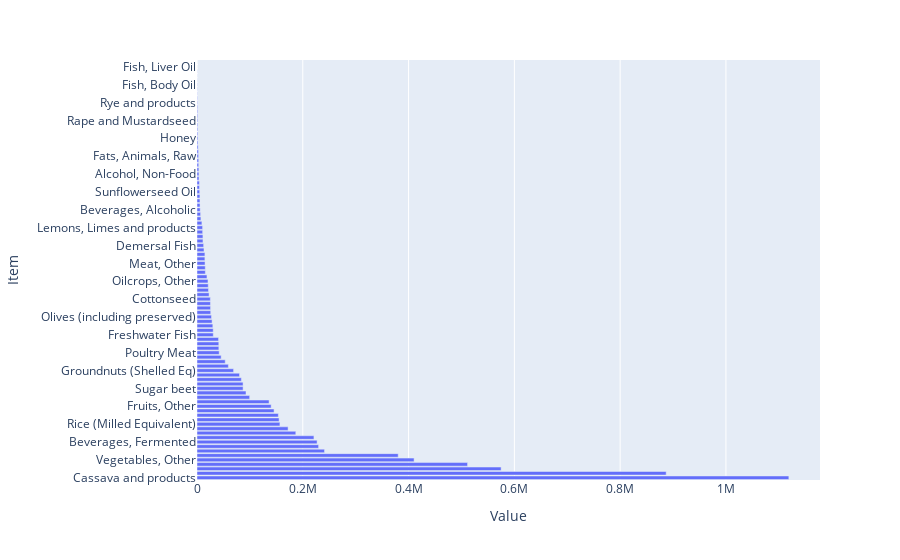

Write notebook code for a chart like this one.
### Code cell
px.bar(data_frame = item_class, x = 'Value', y = 'Item')

### Figure 1 — Plotly figure (JSON) as saved in the notebook; plotly's stock layout.template omitted (floating-point values rounded to 4 significant figures)
{"data": [{"alignmentgroup": "True", "hovertemplate": "Value=%{x}<br>Item=%{y}<extra></extra>", "legendgroup": "", "marker": {"color": "#636efa", "pattern": {"shape": ""}}, "name": "", "offsetgroup": "", "orientation": "h", "showlegend": false, "textposition": "auto", "type": "bar", "x": [1118948, 887008, 574948, 511523, 410403, 380380, 241080, 229875, 227037, 221092, 186775, 172192, 156775, 155193, 153785, 145694, 140167, 136266, 99546, 92630, 87130, 87097, 83898, 80401, 69166, 59315, 53367, 45655, 41944, 41291, 41211, 40762, 30754, 30627, 29919, 28507, 27372, 25944, 25645, 25452, 25222, 22847, 21706, 21255, 20761, 18831, 15759, 15597, 15200, 14942, 14929, 13237, 12547, 11294, 11219, 10665, 10560, 9291, 7384, 6787, 5982, 5738, 5589, 5503, 5076, 4671, 4500, 3727, 3652, 3516, 3198, 3182, 2979, 2793, 2092, 1744, 1611, 1502, 1378, 1378, 1329, 1287, 1286, 1108, 846, 686, 437, 413, 403, 249, 214, 199, 28, 13], "xaxis": "x", "y": ["Cassava and products", "Sugar cane", "Maize and products", "Yams", "Vegetables, Other", "Milk - Excluding Butter", "Sorghum and products", "Wheat and products", "Beverages, Fermented", "Potatoes and products", "Plantains", "Tomatoes and products", "Rice (Milled Equivalent)", "Millet and products", "Bananas", "Sweet potatoes", "Fruits, Other", "Roots, Other", "Sugar (Raw Equivalent)", "Beer", "Sugar beet", "Pulses, Other and products", "Oranges, Mandarines", "Onions", "Groundnuts (Shelled Eq)", "Barley and products", "Bovine Meat", "Citrus, Other", "Poultry Meat", "Cereals, Other", "Grapes and products (excl wine)", "Beans", "Freshwater Fish", "Pineapples and products", "Pelagic Fish", "Cocoa Beans and products", "Olives (including preserved)", "Dates", "Eggs", "Mutton & Goat Meat", "Cottonseed", "Nuts and products", "Apples and products", "Palm Oil", "Oilcrops, Other", "Coconuts - Incl Copra", "Palm kernels", "Sunflower seed", "Meat, Other", "Offals, Edible", "Soyabeans", "Sesame seed", "Demersal Fish", "Groundnut Oil", "Wine", "Pigmeat", "Lemons, Limes and products", "Coffee and products", "Grapefruit and products", "Palmkernel Oil", "Beverages, Alcoholic", "Oilcrops Oil, Other", "Tea (including mate)", "Pimento", "Sunflowerseed Oil", "Peas", "Marine Fish, Other", "Soyabean Oil", "Alcohol, Non-Food", "Olive Oil", "Spices, Other", "Cottonseed Oil", "Fats, Animals, Raw", "Butter, Ghee", "Oats", "Sweeteners, Other", "Honey", "Maize Germ Oil", "Aquatic Plants", "Crustaceans", "Rape and Mustardseed", "Sesameseed Oil", "Cephalopods", "Coconut Oil", "Rye and products", "Sugar non-centrifugal", "Rape and Mustard Oil", "Cream", "Fish, Body Oil", "Cloves", "Molluscs, Other", "Pepper", "Fish, Liver Oil", "Aquatic Animals, Others"], "yaxis": "y"}], "layout": {"barmode": "relative", "legend": {"tracegroupgap": 0}, "margin": {"t": 60}, "xaxis": {"anchor": "y", "domain": [0, 1], "title": {"text": "Value"}}, "yaxis": {"anchor": "x", "domain": [0, 1], "title": {"text": "Item"}}}}
